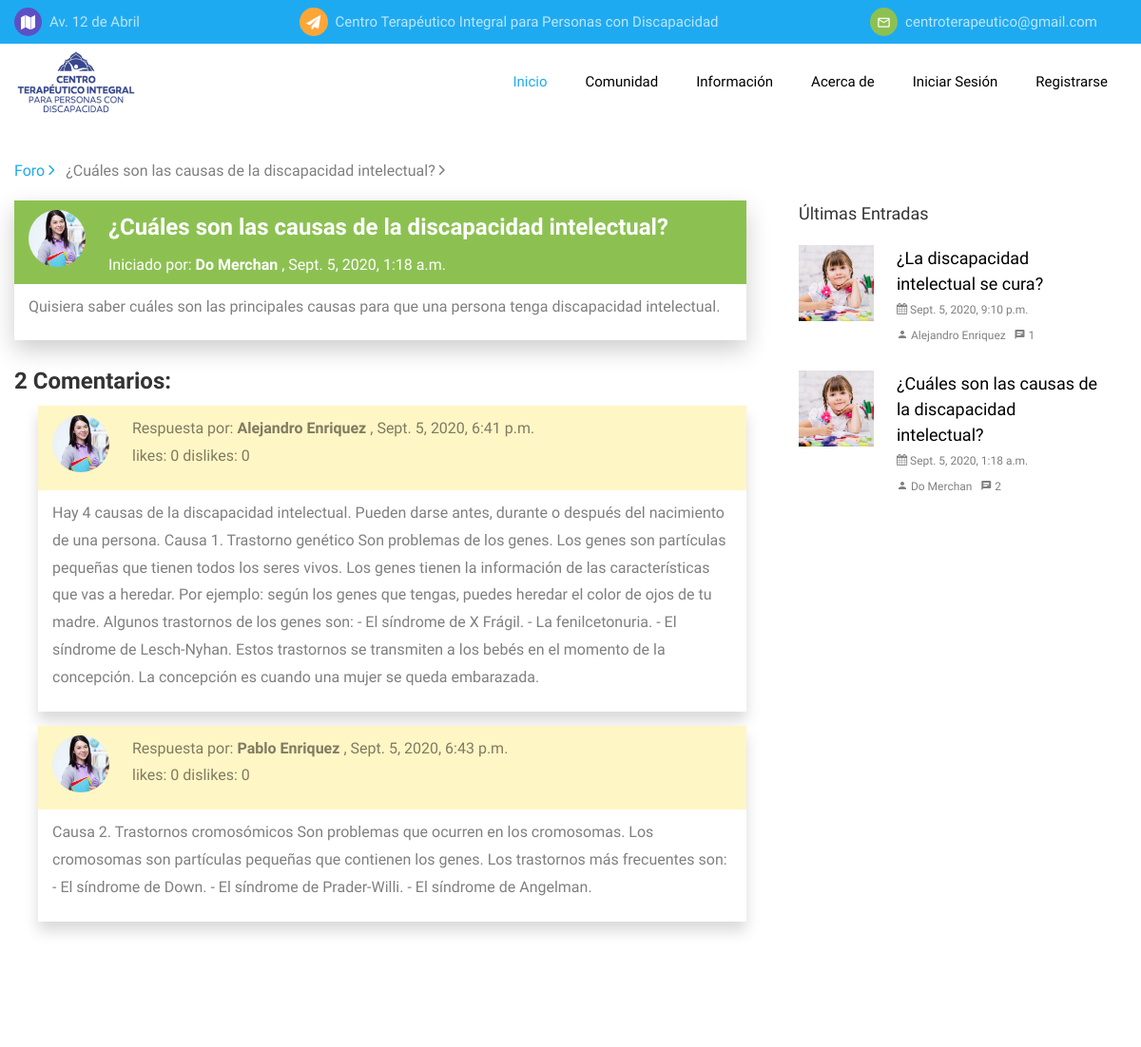
The app's page /blog-single.html/1 (upper part), older data.
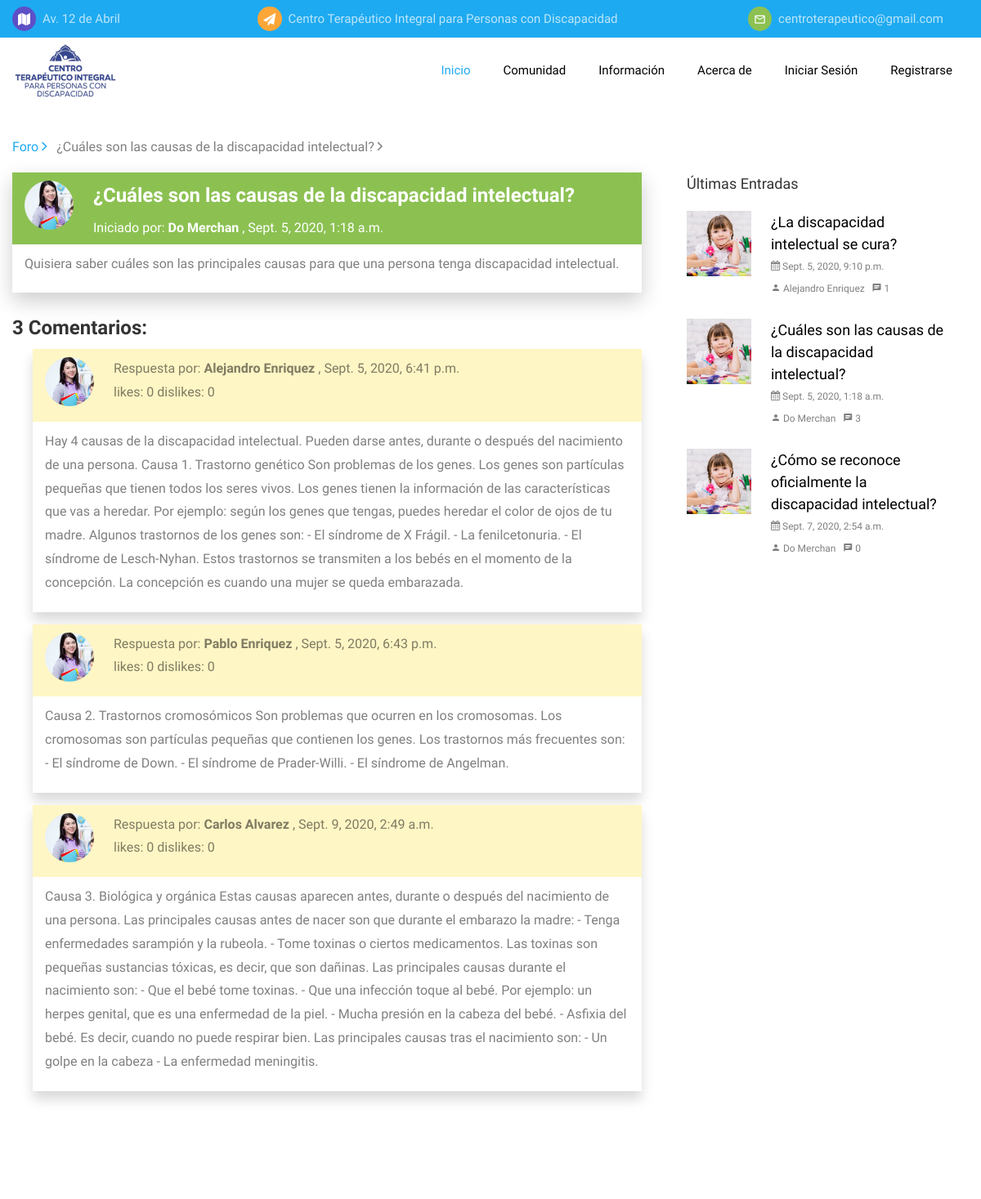
The same page, newer data.
### website/models.py (models this page shows, shortened)
class Forum_response(models.Model):
    entry = models.ForeignKey(Forum_entry, on_delete=models.CASCADE, null=True)
    user = models.ForeignKey(User, on_delete=models.SET_NULL, null=True)
    response = models.TextField(max_length=5000)
    date = models.DateTimeField(auto_now_add=True)
    like = models.PositiveIntegerField(default=0)
    dislike = models.IntegerField(default=0)

class User(models.Model):
    MALE = 'M'
    FEMALE = 'F'
    SEX_OPTIONS = [
        (MALE, 'Masculino'),
        (FEMALE, 'Femenino'),
    ]
    ADMINISTRATOR = 'AD'
    THERAPIST = 'TR'
    REPRESENTATIVE = 'RP'
    ROL_OPTIONS = [
        (ADMINISTRATOR, 'Administrador'),
        (THERAPIST, 'Terapeuta'),
        (REPRESENTATIVE, 'Representante'),
    ]
    first_name = models.CharField(max_length=150)
    last_name = models.CharField(max_length=150)
    identity_card = models.CharField(max_length=10)
    registration_date = models.DateTimeField(auto_now_add=True)
    rol = models.CharField(max_length=2, choices=ROL_OPTIONS, default=REPRESENTATIVE)
    birth = models.DateField()
    sex = models.CharField(max_length=1, choices=SEX_OPTIONS, default=MALE)
    civil_status = models.CharField(max_length=150, null=True)
    phone_number_1 = models.PositiveIntegerField()
    phone_number_2 = models.PositiveIntegerField(null=True)
    email = models.EmailField(max_length=250)
    password = models.CharField(max_length=25)
    direction = models.ForeignKey('Direction', on_delete=models.DO_NOTHING, null=True)
    job_title = models.CharField(max_length=500, null=True)
    degree = models.CharField(max_length=500, null=True)
    biography = models.TextField(null=True)
    def __str__(self):
        return self.first_name + ' ' + self.last_name

class Forum_entry(models.Model):
    representative = models.ForeignKey(User, on_delete=models.SET_NULL, null=True)
    subject = models.CharField(max_length=200)
    description = models.TextField(max_length=5000)
    date = models.DateTimeField(auto_now_add=True)

### website/views.py (the view)
# urls.py: path('blog-single.html/<int:id>', views.showForum),
def showForum(request, id):
    forum_responses = Forum_response.objects.filter(entry=id)
    entry = Forum_entry.objects.filter(id=id).first()
    entries = Forum_entry.objects.reverse()[:5].annotate(responses=Count('forum_response'))
    count_responses = Forum_response.objects.filter(entry=id).count()
    return render(request, 'blog-single.html', {'center_data':center_data, 'entry':entry, 'responses':forum_responses, 'entries':entries, 'count_responses':count_responses})

### templates/blog-single.html (shortened to what this page needs)
<!DOCTYPE html>
<html lang="en">
<head>
    {% include 'includes/head.html'%} {% block head %} {% endblock %}
</head>
<body>
    {% include 'includes/header.html'%} {% block header %} {% endblock %} {% include 'includes/navbar.html'%} {% block navbar %} {% endblock %}
    <section class="forum-section">
        <div class="container">
            <p class="breadcrumbs"><span class="mr-2"><a href="/blog.html">Foro <i class="ion-ios-arrow-forward"></i></a></span> <span>{{ entry.subject }} <i class="ion-ios-arrow-forward"></i></span></p>
            <div class="row">
                <div class="col-lg-8 ftco-animate">
                    <div class="forum-entry">
                        <div class="forum-header entry bg-tertiary">
                            <div class="user-img mr-4" style="background-image: url(../static/website/images/teacher-1.jpg)"></div>
                            <div class="content">
                                <h4>{{ entry.subject }}</h4>
                                Iniciado por: <strong>{{ entry.representative}} </strong>, {{ entry.date }}
                            </div>
                        </div>
                        <div class="forum-description">
                            <p>{{ entry.description }}</p>
                        </div>
                    </div>
                    <h4><strong>{{ count_responses }} Comentarios:</strong></h4>
                    {%for response in responses%}
                    <div class="forum-response">
                        <div class="forum-header response">
                            <div class="user-img mr-4" style="background-image: url(../static/website/images/teacher-1.jpg)"></div>
                            <div class="content">
                                Respuesta por: <strong>{{ response.user}} </strong>, {{ response.date }}
                                <p>likes: {{response.like }} dislikes: {{ response.dislike }}</p>
                            </div>
                        </div>
                        <div class="forum-description">
                            <p>{{response.response}}</p>
                        </div>
                    </div>
                    {%endfor%}
                </div>
                <div class="col-lg-4 sidebar ftco-animate">
                    <div class="sidebar-box ftco-animate last-entries">
                        <h3>Últimas Entradas</h3>
                        {%for entry in entries%}
                        <div class="block-21 mb-4 d-flex">
                            <a class="blog-img mr-4" style="background-image: url(../static/website/images/image_1.jpg);"></a>
                            <div class="text">
                                <h3 class="heading"><a href="/blog-single.html/{{entry.id}}">{{ entry.subject }}</a></h3>
                                <div class="meta">
                                    <div><span class="icon-calendar"></span> {{ entry.date }}</div>
                                    <div><a href="#"><span class="icon-person"></span> {{ entry.representative }}</a></div>
                                    <div><span class="icon-chat"></span> {{ entry.responses }}</div>
                                </div>
                            </div>
                        </div>
                        {%endfor%}
                    </div>
                </div>
            </div>
        </div>
    </section>
</body>
</html>

Row changes from the older to the newer data that the page shows:
computed for Forum_entry "¿Cuáles son las causas de la discapacidad intelectual?": responses "2" → "3"
added Forum_response: user "Carlos Alvarez", date "Sept. 9, 2020, 2:49 a.m.", like "0", dislike "0", response "Causa 3. Biológica y orgánica Estas causas aparecen antes, durante o después del nacimiento de una persona. Las principales causas antes de nacer son que durante el embarazo la madre: - Tenga enfermedades sarampión y la rubeola. - Tome toxinas o ciertos medicamentos. Las toxinas son pequeñas sustancias tóxicas, es decir, que son dañinas. Las principales causas durante el nacimiento son: - Que el bebé tome toxinas. - Que una infección toque al bebé. Por ejemplo: un herpes genital, que es una enfermedad de la piel. - Mucha presión en la cabeza del bebé. - Asfixia del bebé. Es decir, cuando no puede respirar bien. Las principales causas tras el nacimiento son: - Un golpe en la cabeza - La…"
added Forum_entry: subject "¿Cómo se reconoce oficialmente la discapacidad intelectual?", date "Sept. 7, 2020, 2:54 a.m.", representative "Do Merchan", responses "0"
Text that changed along with them:
{{ count_responses }}: "2" → "3"
